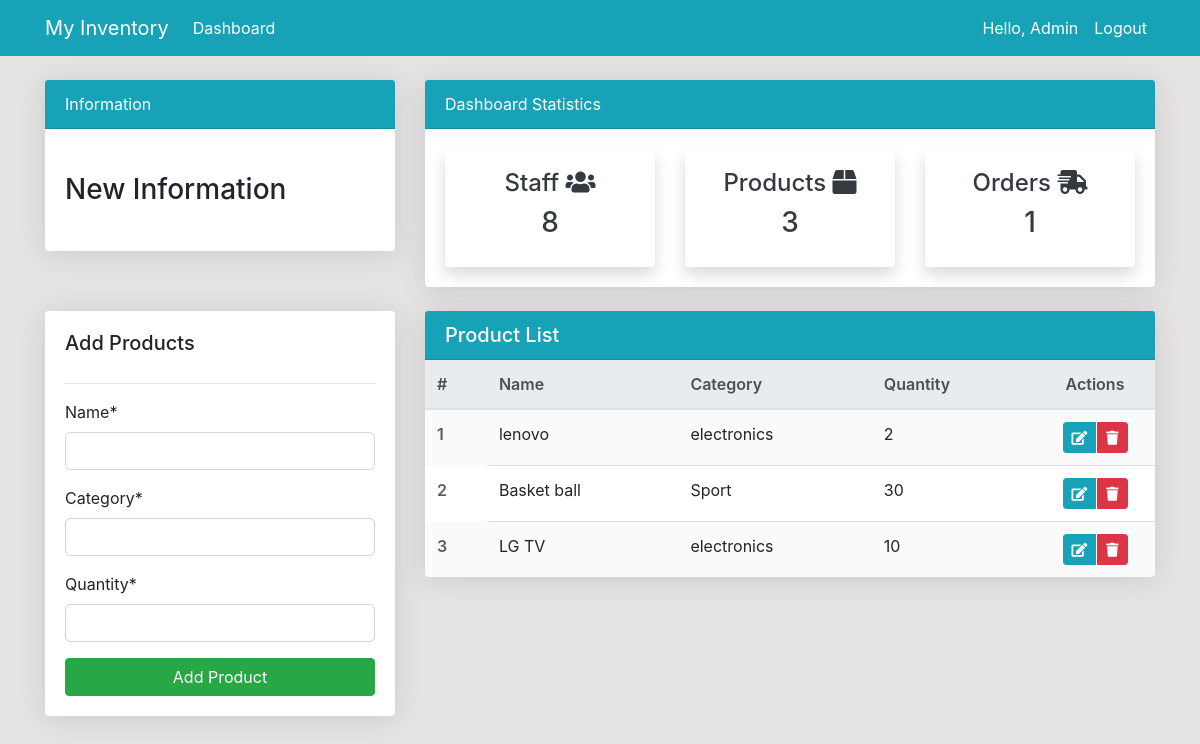
Page /dashboard/product/ (signed in) on the earlier database version.
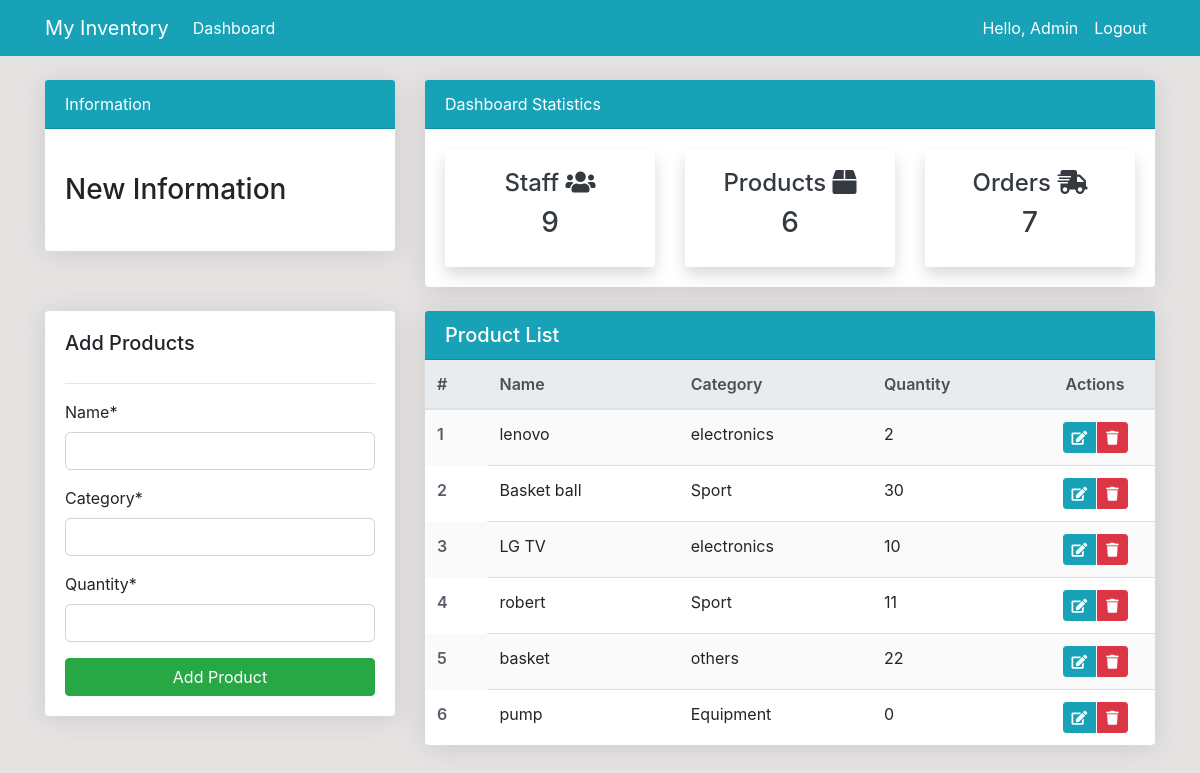
Same page on the later database version.
### dashboard/models.py (models this page shows, shortened)
class product(models.Model):
    name = models.CharField(max_length = 100, null = True)
    category = models.CharField(max_length = 20,null = True)
    Quantity = models.PositiveBigIntegerField(null = True)
    class Meta:
        verbose_name_plural = 'Product'

### dashboard/views.py (the view)
# urls.py: path('product/',views.products,name='dashboard-product'),
@login_required(login_url='user-login')
def products(request):
    items = product.objects.all()
    product_count = items.count()
    workers_count = User.objects.all().count()
    orders = Order.objects.all()
    orders_count = orders.count()
    if request.method =='POST':
        form = ProductForm(request.POST)
        if form.is_valid():
            form.save()
            product_name = form.cleaned_data.get('name')
            messages.success(request, f'{product_name} has been added')
            return redirect('dashboard-product')
    else:
        form = ProductForm()
    context = {
        'items' : items,
        'form' : form,
        'workers_count': workers_count,
        'orders_count': orders_count,
        'product_count': product_count,
    }
    user = request.user
    if not user.is_superuser:
        return render(request, 'dashboard/access_denied.html')
    return render(request, 'dashboard/product.html',context)

### dashboard/forms.py
class ProductForm(forms.ModelForm):
    class Meta:
        model = product
        fields = ['name','category','Quantity']

### templates/dashboard/product.html (shortened to what this page needs)
{% extends 'partials/base.html' %}
{% load crispy_forms_tags %}
{%block content%}
{% include 'partials/topside.html' %}
<div class="row my-4">
  <div class="col-md-4">
    <div class="card card-body">
      <h5 class="card-title">Add Products</h5>
      <hr />
      <form method="POST">
          {{ form|crispy }}
        <input class="btn btn-success btn-block" type="submit" value="Add Product">
      </form>
    </div>
  </div>
  <div class="col-md-8">
    <div class="card">
      <div class="card-header bg-info text-white">
        <h5 class="card-title mb-0">Product List</h5>
      </div>
      <div class="card-body p-0">
        <table class="table table-striped table-hover mb-0">
          <thead class="thead-light">
            <tr>
              <th scope="col">#</th>
              <th scope="col">Name</th>
              <th scope="col">Category</th>
              <th scope="col">Quantity</th>
              <th scope="col" class="text-center" style="width: 120px;">Actions</th>
            </tr>
          </thead>
          <tbody>
            {% for item in items %}
            <tr>
              <th scope="row">{{ forloop.counter }}</th>
              <td>{{ item.name }}</td>
              <td>{{ item.category}}</td>
              <td>{{ item.Quantity}}</td>
              <td class="text-center">
                <div class="btn-group" role="group">
                  <a class="btn btn-info btn-sm" href="{% url 'dashboard-edit' item.id %}" title="Edit">
                    <i class="fas fa-edit"></i>
                  </a>
                  <a class="btn btn-danger btn-sm" href="{% url 'dashboard-delete' item.id %}" title="Delete">
                    <i class="fas fa-trash"></i>
                  </a>
                </div>
              </td>
            </tr>
            {% endfor %}
          </tbody>
        </table>
      </div>
    </div>
  </div>
</div>
{%endblock%}

Differences in the rows shown:
added product: name "robert", category "Sport", Quantity "11"
added product: name "basket", category "others", Quantity "22"
added product: name "pump", category "Equipment", Quantity "0"
Other differences:
{{ workers_count }}: "8" → "9"
{{ product_count }}: "3" → "6"
{{ orders_count }}: "1" → "7"
